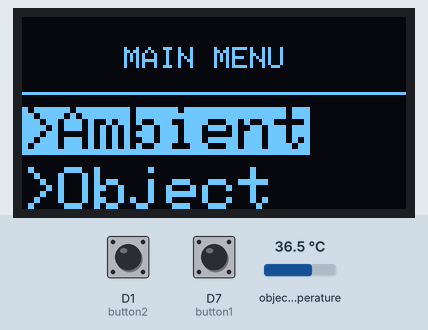
This sketch was run on a simulated ESP8266 (NodeMCU). Shown: 128×64 one-colour display. The inputs (shaded band) are chosen by the test bench; at power-on: D1 (button2) HIGH, D7 (button1) HIGH, object temperature 36.5 °C.

Above: at 3.2 s.
3.3 s: D1 (button2) pulled LOW for 0.15 s
At 4.4 s:
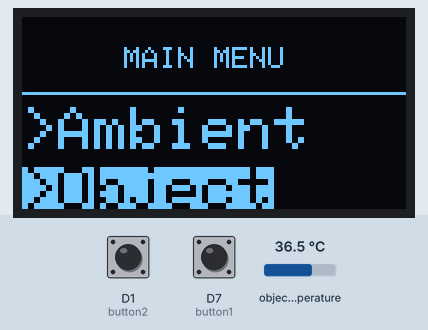
4.9 s: D7 (button1) pulled LOW for 0.15 s
At 6.1 s:
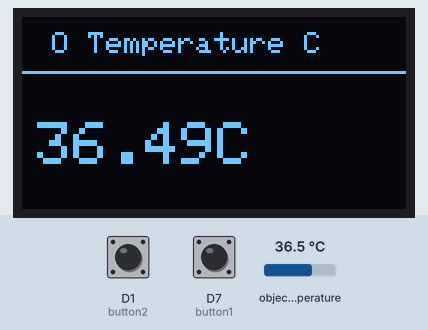
6.5 s: D7 (button1) pulled LOW for 1 s
At 7.4 s:
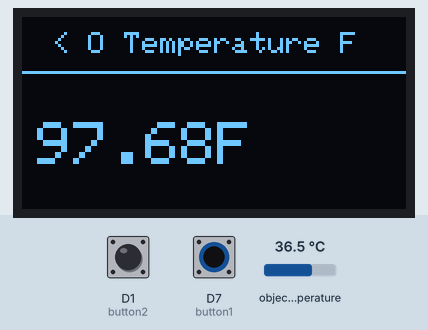
9.0 s: object temperature set to 20 °C
At 9.7 s:
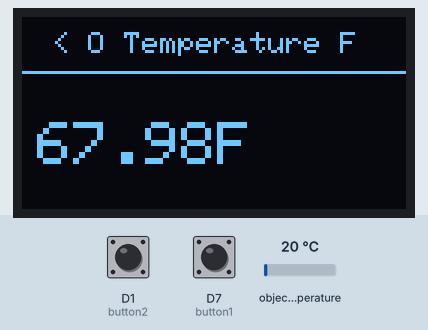
10.5 s: D7 (button1) pulled LOW for 0.15 s
At 11.5 s:
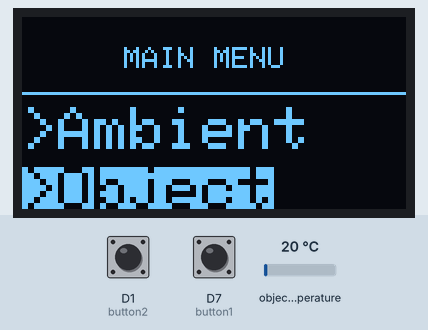
12.1 s: D1 (button2) pulled LOW for 1 s
At 13.4 s:
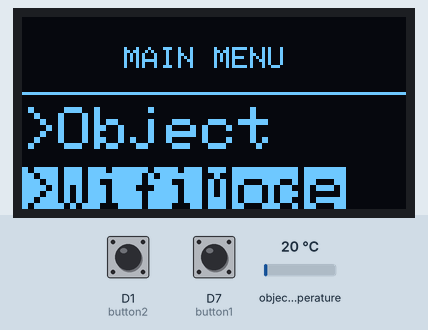
Timing chart, 0 to 15.1 s (numbered marks = the images above; inputs shaded):
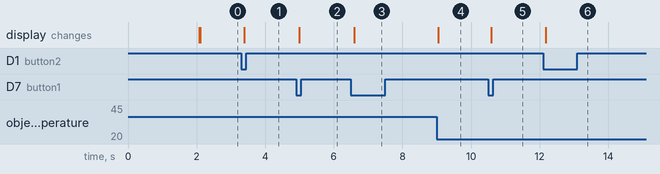

The sketch:

MLX_IrTempSensor.ino
```cpp
#include <Wire.h>
#include <Adafruit_MLX90614.h>
#include <Adafruit_GFX.h>
#include <Adafruit_SSD1306.h>

#define button1 D7
#define button2 D1

int menuitem = 1;
int frame = 1;
int page = 1;
int lastMenuItem = 1;

String menuItem1 = "Ambient";
String menuItem2 = "Object";
String menuItem3 = "WifiMode";
String menuItem4 = "TurnOFF";

boolean navigateKey = false;
boolean selectionKey = false;

int navigateButtonState = 0;
int lastnavigateButtonState = 0;
int selectButtonState = 0;
int lastSelectButtonState = 0;

Adafruit_SSD1306 display(4);
Adafruit_MLX90614 mlx = Adafruit_MLX90614(); // initialize the sensor

//display the home screen
void firstScreen()
{
  display.clearDisplay();
  display.drawRect(0, 0, 128, 64, WHITE);
  display.setTextColor(WHITE,BLACK);
  display.setTextSize(2);
  display.setCursor(40,15);
  display.println("Smart");
  display.setCursor(35,35);
  display.println("Thermo");
  display.display();
}

void setup() {
  Serial.begin(9600);
  pinMode(button1, INPUT_PULLUP);
  pinMode(button2, INPUT_PULLUP);
  Wire.begin(D6,D5);
  display.begin(SSD1306_SWITCHCAPVCC, 0x3c);
  display.clearDisplay();
  firstScreen();
  delay(2000);
  mlx.begin();
  display.clearDisplay();
  display.display();
  }

void loop() {
  // put your main code here, to run repeatedly:
   drawMenu();
  selectButtonState = digitalRead(button1);
  navigateButtonState = digitalRead(button2);
  checkIfnavigateButtonIsPressed();
  checkIfSelectButtonIsPressed();

  if(navigateKey && page ==1)
  {
    navigateKey=false;

    if(menuitem == 2 && lastMenuItem == 1)
    {
      frame++;
    }
  if(menuitem == 3 && lastMenuItem == 2)
    {
      frame++;
    }
    if(menuitem == 4 && lastMenuItem == 3)
    {
      frame++;
    }
     lastMenuItem = menuitem;
       menuitem++;
     if(menuitem ==5)
    {
      menuitem =1;
      frame = 1;
      }
  }

  if (selectionKey)
  {
    selectionKey = false;
    if(page ==1 && (menuitem==1 || menuitem ==2))
    {
      page++;
    }
    else if(page ==2 && (menuitem==1 || menuitem ==2))
    {
      page++;
    }
    else if(page == 3)
    {
      page =1;
    }
  }
}
 void drawMenu()
  {
  if (page==1)
  {
    display.setTextSize(1);
    display.clearDisplay();
    display.setTextColor(WHITE,BLACK);
    display.setCursor(34,10);
    display.print("MAIN MENU");
    display.drawFastHLine(0,25,128,WHITE);

    if(menuitem==1 && frame ==1)
    {
      displayMenuItem(menuItem1, 30,true);
      displayMenuItem(menuItem2, 50,false);
    }
     if(menuitem == 2 && frame == 1)
    {
      displayMenuItem(menuItem1, 30,false);
      displayMenuItem(menuItem2, 50,true);
    }
     if(menuitem == 3 && frame == 2)
    {
      displayMenuItem(menuItem2, 30,false);
      displayMenuItem(menuItem3, 50,true);
    }
    if(menuitem == 4 && frame == 3)
    {
      displayMenuItem(menuItem3, 30,false);
      displayMenuItem(menuItem4, 50,true);
    }
    display.display();
  }
  else if (page==2 && menuitem == 1)
  {
   displaySecondSubMenuPage(menuItem1,mlx.readAmbientTempC(),"C","A Temperature C");
  }
   else if (page==3 && menuitem ==1)
  {
   displaySecondSubMenuPage(menuItem1,mlx.readAmbientTempF(),"F","< A Temperature F");
  }
   else if (page==2 && menuitem == 2)
  {
   displaySecondSubMenuPage(menuItem1,mlx.readObjectTempC(),"C","O Temperature C");
  }
   else if (page==3 && menuitem ==2)
  {
   displaySecondSubMenuPage(menuItem1,mlx.readObjectTempF(),"F","< O Temperature F");
  }

  }

void checkIfnavigateButtonIsPressed()
{
   if (navigateButtonState != lastnavigateButtonState)
  {
    if (navigateButtonState == 0) {
      navigateKey=true;
     // Serial.println("Navigate True");
    }
    delay(50);
  }
   lastnavigateButtonState = navigateButtonState;
}

void checkIfSelectButtonIsPressed()
{
   if (selectButtonState != lastSelectButtonState)
  {
    if (selectButtonState == 0) {
      selectionKey=true;
      //Serial.println("Selection True");
    }
    delay(50);
  }
   lastSelectButtonState = selectButtonState;
}
void displayMenuItem(String item, int position, boolean selected)
{
    if(!selected)
    {
      display.setTextColor(WHITE, BLACK);
    }else
    {
      display.setTextColor(BLACK, WHITE);
    }
    display.setTextSize(2);
    display.setCursor(0, position);
    display.print(">"+item);
 }
void displaySecondSubMenuPage(String item,float TempData,String Tempunit,String HeaderData)
{
    display.clearDisplay();
    display.setTextSize(1);
    display.clearDisplay();
    display.setTextColor(WHITE,BLACK);
    display.setCursor(10,5);
    display.print(HeaderData);
    display.drawFastHLine(0,18,128,WHITE);
    display.setTextSize(2);
    display.setCursor(5,35);
    display.print(TempData +Tempunit);
    display.display();
}
```

Measured:
- after the input at 3.3 s, the display: changes after 0.08 s (image 1)
- after the input at 4.9 s, the display: changes after 0.10 s (image 2)
- after the input at 6.5 s, the display: changes after 0.10 s (image 3)
- after the input at 9.0 s, the display: changes at once (image 4)
- after the input at 10.5 s, the display: changes after 0.10 s (image 5)
- after the input at 12.1 s, the display: changes after 0.08 s (image 6)
